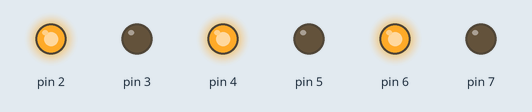
The sketch below on a simulated Arduino Uno, built with avr-gcc and run on an emulated ATmega328P. Shown: output pins drawn as LEDs (lit = HIGH). EEPROM starts erased; what the sketch prints to the serial monitor is not drawn.

Above: at 0.02 s.
At 2.87 s:
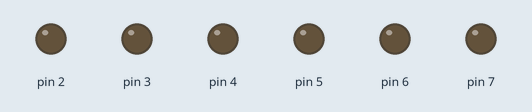
Timing chart, 0 to 3.2 s (numbered marks = the images above):
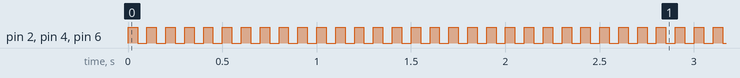

The sketch:

EEPROMuse.ino
```cpp
#include <EEPROM.h>

int stored;                                   //data stored in EEPROM
int address = 0;                              //location in EEPROM

void setup() {
  Serial.begin(9600);                         // sets up serial communication at 9600 bitss per second

  for (int count = 2; count < 8; count++) {   // initializes the digital pins as an outputs.
    pinMode(count, OUTPUT);
  }
  stored = EEPROM.read(address);              // reads the data stored in address 0 and assigns to variable
  Serial.println(stored);                     // Serial print the value
  stored++;                                   //increment value
  if (stored > 2) {                           //set this number based on how many different functions you want
    stored = 0;
  }
  EEPROM.write(address, stored);              //write the incremented value to EEPROM for next Arduino startup
}

void loop() {                                 //one of 3 functions runs based on stored EEPROM value
  if (stored == 0) {
    allblue();
  }

  if (stored == 1) {
    allred();
  }

  if (stored == 2) {
    everylight();
  }

}

void allblue() {                                          //functions use "for loop" to digitalWrite to every other light
  for (int count = 2; count < 8; count = count + 2) {
    digitalWrite(count, HIGH);
  }
  delay(50);
  for (int count = 2; count < 8; count = count + 2) {
    digitalWrite(count, LOW);
  }
  delay(50);
}

void allred() {
  for (int count = 3; count < 8; count = count + 2) {
    digitalWrite(count, HIGH);
  }
  delay(100);
  for (int count = 3; count < 8; count = count + 2) {
    digitalWrite(count, LOW);
  }
  delay(100);
}

void everylight() {
  for (int count = 2; count < 8; count++) {
    digitalWrite(count, HIGH);
  }
  delay(25);
  for (int count = 2; count < 8; count++) {
    digitalWrite(count, LOW);
  }
  delay(25);
}
```

Measured:
- by itself, pin 2, pin 4, pin 6: alternates HIGH for 0.05 s and LOW for 0.05 s
